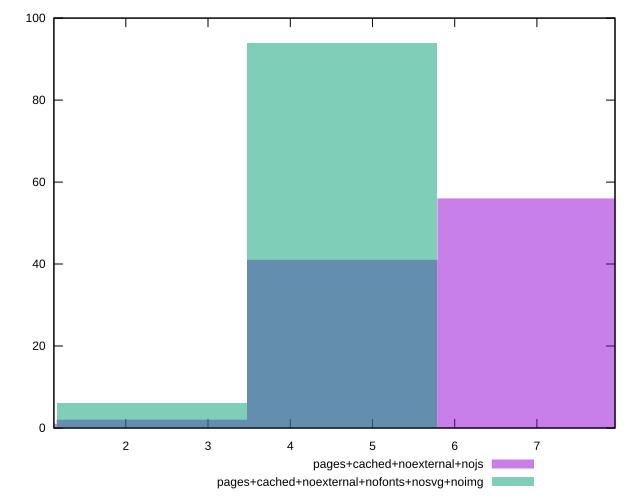

gnuplot code for this plot:
reset
set terminal svg size 640, 500 enhanced background rgb 'white'
set output "report_00007_2020-12-11T15:55:29.892Z/network-server-latency/comparison/histogram/10_vs_11.svg"

$pagesCachedNoexternalNojs <<EOF
4.6315848043297025 41
6.947377206494554 56
2.3157924021648513 2
0 1
EOF

$pagesCachedNoexternalNofontsNosvgNoimg <<EOF
4.6315848043297025 94
2.3157924021648513 6
EOF

set key outside below
set boxwidth 2.3157924021648513
set yrange [0:100]
set style fill transparent solid 0.5 noborder

plot \
  $pagesCachedNoexternalNojs title "pages+cached+noexternal+nojs" with boxes, \
  $pagesCachedNoexternalNofontsNosvgNoimg title "pages+cached+noexternal+nofonts+nosvg+noimg" with boxes, \


reset
